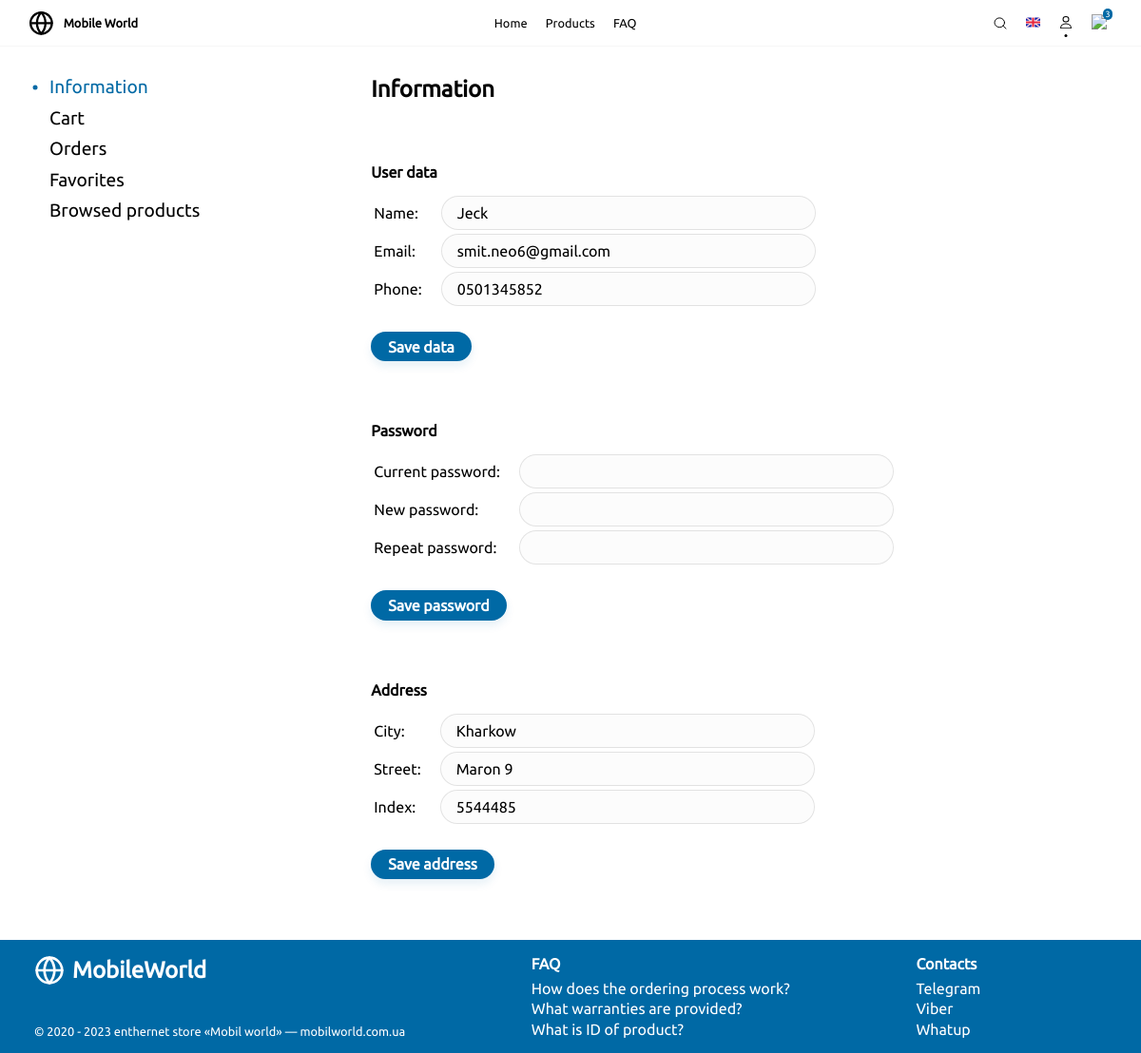
Page /Account/Info (signed in) on the earlier database version.
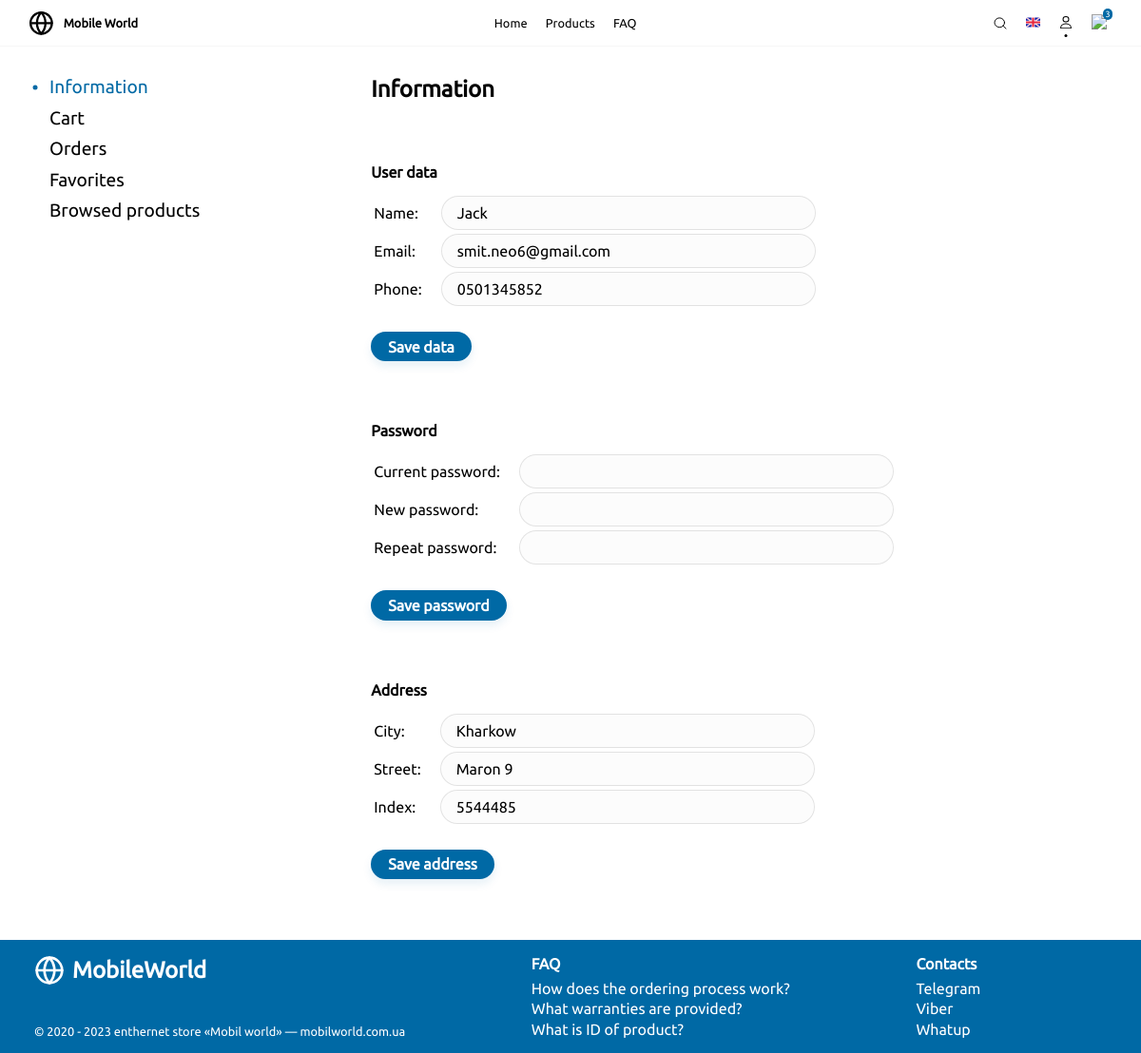
Same page on the later database version.
### main/models.py (models this page shows)
class User(AbstractBaseUser, PermissionsMixin):
    email = models.EmailField('Email', unique=True)
    password = models.CharField('Password', max_length=100)
    name = models.CharField('Name', max_length=20)
    phone = models.CharField('Phone', max_length=12)
    address = models.CharField('Address', null=True, blank=True, max_length=150)
    favorites = models.ManyToManyField(Product, blank=True, verbose_name='Favorites', related_name='favorites')
    is_active = models.BooleanField(default=True)
    is_staff = models.BooleanField(default=False)
    is_superuser = models.BooleanField(default=False)
    objects = UserManager()
    USERNAME_FIELD = 'email'

### main/views.py (the view)
# urls.py: path('Account/Info', views.user_info, name='user_info'),
def user_info(request:HttpRequest):
    if not request.user.is_authenticated:
        return redirect('auth')
    user = request.user
    address_parts = user.address.split(';;') if user.address else ('', '', '')
    city, street, index = address_parts
    fields_data = {
        'name': user.name,
        'phone': user.phone,
        'email': user.email,
        'city': city,
        'street': street,
        'index': index,
    }
    lang, layout_labels = __get_lang_and_layout_labels(request)
    context = {
        'active_menu_item':       MenuItems.ACCOUNT,
        'products_in_cart_count': MenuItems.get_products_in_cart_count(user),
        'active_sidemenu_item':   SidemenuItems.INFO,
        'fields_data':            fields_data,
        'layout_labels':          layout_labels,
        'labels':                 trsl.select_labels_by_lang(trsl.USER_INFO_LABELS, lang),
        'sidemenu_labels':        trsl.select_labels_by_lang(trsl.SIDEMENU_LABELS, lang),
    }
    return render(request, 'main/user_info.html', context)

### main/tools.py (called while the page is built)
def get(dictionary:Dict, key, default):
    value = dictionary.get(key, default)
    return value if value else default

### main/translations.py (called while the page is built)
def select_labels_by_lang(labels:Dict[str, Dict[str,str]], lang:str) -> Dict[str,str]:
    lang_labels = {}
    for key, labels in labels.items():
        lang_labels[key] = labels[lang]
    return lang_labels

### main/views.py (called while the page is built)
def __get_lang_and_layout_labels(request:HttpRequest):
    lang = get(request.COOKIES, key='lang', default='en')
    if not lang in ('en', 'ua'):
        lang = 'en'
    layout_labels = trsl.select_labels_by_lang(trsl.LAYOUT_LABELS, lang)
    layout_labels['lang'] = lang
    return lang, layout_labels

    @staticmethod
    def get_products_in_cart_count(user:models.User) -> Optional[int]:
        return user.cart_products.count() if user.is_authenticated else None

### main/templates/main/user_info.html (shortened to what this page needs)
{% extends "main/layout.html" %}
{% load static %}
{% block imports %}
<link rel="stylesheet" type="text/css" href="{% static 'main/account pages/account.css' %}">
<link rel="stylesheet" type="text/css" href="{% static 'main/user_info/info-section.css' %}">
<link rel="stylesheet" type="text/css" href="{% static 'base/ui/textfield.css' %}">
{% endblock %}
{% block content %}
<section id="main-section">
    {% include 'main/parts/sidemenu.html' %}
    <section id="info-section">
        <b>{{sidemenu_labels.info}}</b>
        <div class="form">
            <b>{{labels.user_data}}</b>
            <table>
                <tr>
                    <td><div class="info-capture">{{labels.name}}:</div></td>
                    <td><input type="text" id="name_field" class="ui-textfield"
                        minlength="3" maxlength="20" value="{{fields_data.name}}"></td>
                </tr>
                <tr>
                    <td><div class="info-capture">{{labels.email}}:</div></td>
                    <td><input type="email" id="email_field" class="ui-textfield" value="{{fields_data.email}}"></td>
                </tr>
                <tr>
                    <td><div class="info-capture">{{labels.phone}}:</div></td>
                    <td><input type="text" id="phone_field" class="ui-textfield"
                        minlength="7" maxlength="12" value="{{fields_data.phone}}"></td>
                </tr>
            </table>
            <div id="info_submit" class="ui-button">{{labels.save_data}}</div>
        </div>
        <div class="form">
            <b>{{labels.password}}</b>
            <table>
                <tr>
                    <td><div class="info-capture">{{labels.current_password}}:</div></td>
                    <td><input type="password" id="curr_pass_field" class="ui-textfield"
                        minlength="6" maxlength="100"></td>
                </tr>
                <tr>
                    <td><div class="info-capture">{{labels.new_password}}:</div></td>
                    <td><input type="password" id="new_pass_field" class="ui-textfield"
                        minlength="6" maxlength="100"></td>
                </tr>
                <tr>
                    <td><div class="info-capture">{{labels.repeat_password}}:</div></td>
                    <td><input type="password" id="repeat_pass_field" class="ui-textfield"
                        minlength="6" maxlength="100"></td>
                </tr>
            </table>
            <div id="password_submit" class="ui-button">{{labels.save_password}}</div>
        </div>
        <div class="form">
            <b>{{labels.address}}</b>
            <table>
                <tr>
                    <td><div class="info-capture">{{labels.city}}:</div></td>
                    <td><input type="text" id="city_field" class="ui-textfield"
                        minlength="3" value="{{fields_data.city}}"></td>
                </tr>
                <tr>
                    <td><div class="info-capture">{{labels.street}}:</div></td>
                    <td><input type="text" id="street_field" class="ui-textfield"
                        minlength="3" value="{{fields_data.street}}"></td>
                </tr>
                <tr>
                    <td><div class="info-capture">{{labels.index}}:</div></td>
                    <td><input type="text" id="index_field" class="ui-textfield" value="{{fields_data.index}}"></td>
                </tr>
            </table>
            <div id="address_submit" class="ui-button">{{labels.save_address}}</div>
        </div>
    </section>
</section>
{% endblock %}

Differences in the rows shown:
changed User "smit.neo6@gmail.com": name "Jeck" → "Jack"
